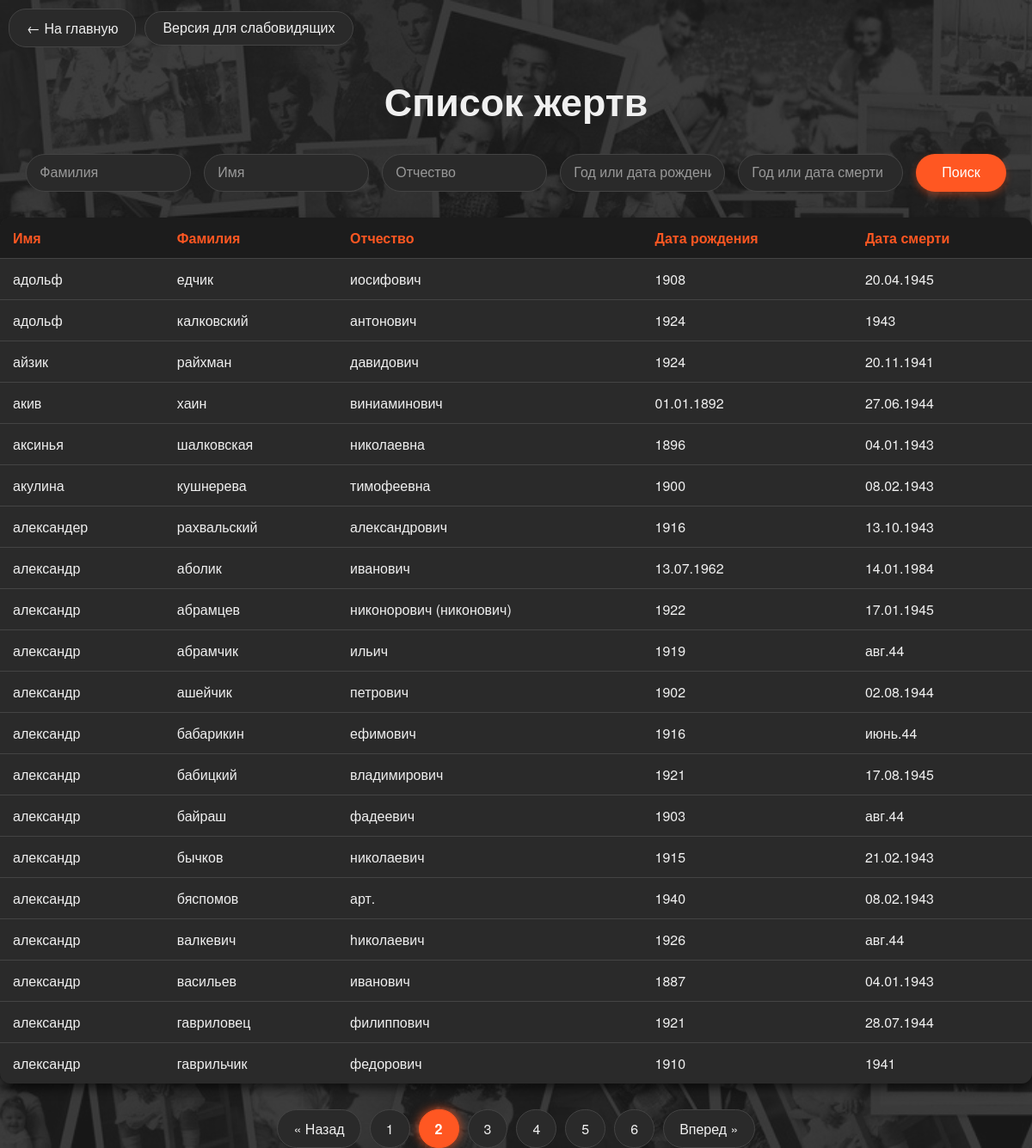
Screenshot of /6btn.php?page=2 with the database file from the repository.
### tables this page shows
CREATE TABLE "people" (
	"name"	TEXT,
	"surname"	TEXT,
	"patronymic"	TEXT,
	"birth_date"	TEXT,
	"death_date"	TEXT
);

### 6btn.php (the view, shortened to what this page needs)
<?php
function h($str) {
    return htmlspecialchars($str ?? '', ENT_QUOTES, 'UTF-8');
}
$pdo = new PDO('sqlite:bd_from_csv.sqlite');
$pdo->setAttribute(PDO::ATTR_ERRMODE, PDO::ERRMODE_EXCEPTION);
$surname = $_GET['surname'] ?? '';
$name = $_GET['name'] ?? '';
$patronymic = $_GET['patronymic'] ?? '';
$birth_date = $_GET['birth_date'] ?? '';
$death_date = $_GET['death_date'] ?? '';
$page = max(1, (int)($_GET['page'] ?? 1));
$perPage = 20;
$where = [];
$params = [];
$where[] = "surname != 'Фамилия'";
$where[] = "name != 'Имя'";
$where[] = "patronymic != 'Отчество'";
$where[] = "birth_date != 'Дата рождения'";
$where[] = "death_date != 'Дата смерти'";
$whereSQL = $where ? 'WHERE ' . implode(' AND ', $where) : '';
$countStmt = $pdo->prepare("SELECT COUNT(*) FROM people $whereSQL");
$countStmt->execute($params);
$total = $countStmt->fetchColumn();
$offset = ($page - 1) * $perPage;
$sql = "SELECT * FROM people $whereSQL ORDER BY surname, name, patronymic LIMIT :limit OFFSET :offset";
$stmt = $pdo->prepare($sql);
$stmt->bindValue(':limit', $perPage, PDO::PARAM_INT);
$stmt->bindValue(':offset', $offset, PDO::PARAM_INT);
$stmt->execute();
$results = $stmt->fetchAll(PDO::FETCH_ASSOC);
$totalPages = ceil($total / $perPage);
?>
<!DOCTYPE html>
<html lang="ru">
<head>
</head>
<body>
<div class="top-controls">
  <a href="index.html" class="back-home-btn">← На главную</a>
  <button onclick="toggleAccessibility()" id="accessibilityBtn">Версия для слабовидящих</button>
</div>
<h1>Список жертв</h1>
<form method="get">
    <input type="text" name="surname" placeholder="Фамилия" value="<?= h($surname) ?>" />
    <input type="text" name="name" placeholder="Имя" value="<?= h($name) ?>" />
    <input type="text" name="patronymic" placeholder="Отчество" value="<?= h($patronymic) ?>" />
    <input type="text" name="birth_date" placeholder="Год или дата рождения" value="<?= h($birth_date) ?>" />
    <input type="text" name="death_date" placeholder="Год или дата смерти" value="<?= h($death_date) ?>" />
    <button type="submit">Поиск</button>
</form>
<table>
    <thead>
        <tr>
            <th>Имя</th>
            <th>Фамилия</th>
            <th>Отчество</th>
            <th>Дата рождения</th>
            <th>Дата смерти</th>
        </tr>
    </thead>
    <tbody>
        <?php if ($results): ?>
            <?php foreach ($results as $row): ?>
                <tr>
                    <td><?= h($row['surname']) ?></td>
                    <td><?= h($row['name']) ?></td>
                    <td><?= h($row['patronymic']) ?></td>
                    <td><?= h($row['birth_date']) ?></td>
                    <td><?= h($row['death_date']) ?></td>
                </tr>
            <?php endforeach; ?>
        <?php else: ?>
            <tr><td colspan="5">Нет данных</td></tr>
        <?php endif; ?>
    </tbody>
</table>
<div class="pagination">
    <?php if ($page > 1): ?>
        <a href="?<?= http_build_query(array_merge($_GET, ['page' => $page - 1])) ?>">&laquo; Назад</a>
    <?php endif; ?>
    <?php
    $start = max(1, $page - 4);
    $end = min($totalPages, $page + 4);
    for ($p = $start; $p <= $end; $p++):
    ?>
        <?php if ($p == $page): ?>
            <span class="current"><?= $p ?></span>
        <?php else: ?>
            <a href="?<?= http_build_query(array_merge($_GET, ['page' => $p])) ?>"><?= $p ?></a>
        <?php endif; ?>
    <?php endfor; ?>
    <?php if ($page < $totalPages): ?>
        <a href="?<?= http_build_query(array_merge($_GET, ['page' => $page + 1])) ?>">Вперед &raquo;</a>
    <?php endif; ?>
</div>
</body>
</html>

### 6btn.php (style rules this page uses)
body { font-family: 'Helvetica Neue', 'Pathway Gothic One', sans-serif; background-color: #1c1c1c; color: #f0f0f0; margin: 0; padding: 0; background-image: url('fon.jpg'); background-size: cover; background-position: center; background-repeat: no-repeat; background-attachment: fixed; position: relative; z-index: 0; }
body::before { content: ""; position: fixed; top: 0; left: 0; right: 0; bottom: 0; background: rgba(28, 28, 28, 0.85); z-index: -1; }
h1 { color: #f0f0f0; font-weight: 600; font-size: 2.8em; text-align: center; margin-bottom: 30px; }
form { display: flex; flex-wrap: wrap; gap: 15px; justify-content: center; margin-bottom: 30px; }
input[type=text] { padding: 12px 15px; width: 160px; background-color: #2a2a2a; border: 1px solid #444444; border-radius: 25px; color: #f0f0f0; font-size: 1em; transition: border-color 0.3s ease, background-color 0.3s ease; }
input[type=text]::placeholder { color: #999999; }
button[type=submit] { padding: 12px 30px; background-color: #ff5722; color: white; border: none; border-radius: 25px; cursor: pointer; font-size: 1em; transition: background-color 0.3s ease, transform 0.3s ease; box-shadow: 0 4px 8px rgba(255, 87, 34, 0.4); }
table { border-collapse: collapse; width: 100%; background-color: #2a2a2a; border-radius: 12px; overflow: hidden; box-shadow: 0 6px 12px rgba(0, 0, 0, 0.6); }
th, td { padding: 12px 15px; border-bottom: 1px solid #444444; color: #f0f0f0; text-align: left; font-size: 1em; }
th { background-color: #1c1c1c; font-weight: 600; color: #ff5722; }
tbody tr:last-child td { border-bottom: none; }
.pagination { margin-top: 30px; display: flex; flex-wrap: wrap; justify-content: center; gap: 10px; }
.pagination a, .pagination span { padding: 10px 18px; border: 1px solid #444444; border-radius: 25px; text-decoration: none; color: #f0f0f0; background-color: #2a2a2a; font-weight: 500; transition: background-color 0.3s ease, border-color 0.3s ease; }
.pagination span.current { background-color: #ff5722; color: white; border-color: #ff5722; font-weight: 700; box-shadow: 0 0 12px rgba(255, 87, 34, 0.9); }
.top-controls a.back-home-btn, .top-controls button { padding: 10px 20px; background-color: #2a2a2a; color: #f0f0f0; border: 1px solid #444444; border-radius: 20px; text-decoration: none; font-size: 1em; cursor: pointer; transition: background-color 0.3s ease, transform 0.3s ease, box-shadow 0.3s ease; }
.top-controls { display: flex; align-items: center; gap: 10px; margin: 10px; }

### rows the page displays
people: surname "адольф", name "едчик", patronymic "иосифович", birth_date "1908", death_date "20.04.1945"
people: surname "адольф", name "калковский", patronymic "антонович", birth_date "1924", death_date "1943"
people: surname "айзик", name "райхман", patronymic "давидович", birth_date "1924", death_date "20.11.1941"
people: surname "акив", name "хаин", patronymic "виниаминович", birth_date "01.01.1892", death_date "27.06.1944"
people: surname "аксинья", name "шалковская", patronymic "николаевна", birth_date "1896", death_date "04.01.1943"
people: surname "акулина", name "кушнерева", patronymic "тимофеевна", birth_date "1900", death_date "08.02.1943"
people: surname "александер", name "рахвальский", patronymic "александрович", birth_date "1916", death_date "13.10.1943"
people: surname "александр", name "аболик", patronymic "иванович", birth_date "13.07.1962", death_date "14.01.1984"
people: surname "александр", name "абрамцев", patronymic "никонорович (никонович)", birth_date "1922", death_date "17.01.1945"
people: surname "александр", name "абрамчик", patronymic "ильич", birth_date "1919", death_date "авг.44"
people: surname "александр", name "ашейчик", patronymic "петрович", birth_date "1902", death_date "02.08.1944"
people: surname "александр", name "бабарикин", patronymic "ефимович", birth_date "1916", death_date "июнь.44"
people: surname "александр", name "бабицкий", patronymic "владимирович", birth_date "1921", death_date "17.08.1945"
people: surname "александр", name "байраш", patronymic "фадеевич", birth_date "1903", death_date "авг.44"
people: surname "александр", name "бычков", patronymic "николаевич", birth_date "1915", death_date "21.02.1943"
people: surname "александр", name "бяспомов", patronymic "арт.", birth_date "1940", death_date "08.02.1943"
people: surname "александр", name "валкевич", patronymic "hиколаевич", birth_date "1926", death_date "авг.44"
people: surname "александр", name "васильев", patronymic "иванович", birth_date "1887", death_date "04.01.1943"
people: surname "александр", name "гавриловец", patronymic "филиппович", birth_date "1921", death_date "28.07.1944"
people: surname "александр", name "гаврильчик", patronymic "федорович", birth_date "1910", death_date "1941"
